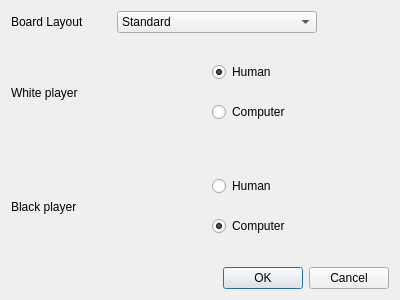
<?xml version="1.0" encoding="UTF-8"?>
<ui version="4.0">
 <class>NewGameDialog</class>
 <widget class="QDialog" name="NewGameDialog">
  <property name="geometry">
   <rect>
    <x>0</x>
    <y>0</y>
    <width>400</width>
    <height>300</height>
   </rect>
  </property>
  <property name="windowTitle">
   <string>New Game</string>
  </property>
  <layout class="QVBoxLayout" name="verticalLayout">
   <item>
    <layout class="QHBoxLayout" name="boardLayoutLayout">
     <item>
      <widget class="QLabel" name="boardLayoutLabel">
       <property name="minimumSize">
        <size>
         <width>100</width>
         <height>0</height>
        </size>
       </property>
       <property name="text">
        <string>Board Layout </string>
       </property>
      </widget>
     </item>
     <item>
      <widget class="QComboBox" name="boardLayout">
       <property name="minimumSize">
        <size>
         <width>200</width>
         <height>0</height>
        </size>
       </property>
       <item>
        <property name="text">
         <string>Standard</string>
        </property>
       </item>
       <item>
        <property name="text">
         <string>Promotion test</string>
        </property>
       </item>
       <item>
        <property name="text">
         <string>Castling test</string>
        </property>
       </item>
       <item>
        <property name="text">
         <string>En passent test</string>
        </property>
       </item>
       <item>
        <property name="text">
         <string>Move into check test</string>
        </property>
       </item>
       <item>
        <property name="text">
         <string>Move out of check test</string>
        </property>
       </item>
       <item>
        <property name="text">
         <string>Stalemate test</string>
        </property>
       </item>
      </widget>
     </item>
     <item>
      <spacer name="horizontalSpacer">
       <property name="orientation">
        <enum>Qt::Horizontal</enum>
       </property>
       <property name="sizeHint" stdset="0">
        <size>
         <width>40</width>
         <height>20</height>
        </size>
       </property>
      </spacer>
     </item>
    </layout>
   </item>
   <item>
    <layout class="QHBoxLayout" name="whiteLayout">
     <item>
      <widget class="QLabel" name="whiteLabel">
       <property name="text">
        <string>White player</string>
       </property>
      </widget>
     </item>
     <item>
      <widget class="QWidget" name="whiteRadioContainer" native="true">
       <layout class="QVBoxLayout" name="verticalLayout_3">
        <item>
         <widget class="QRadioButton" name="whiteHumanRadio">
          <property name="text">
           <string>Human</string>
          </property>
          <property name="checked">
           <bool>true</bool>
          </property>
         </widget>
        </item>
        <item>
         <widget class="QRadioButton" name="whiteComputerRadio">
          <property name="text">
           <string>Computer</string>
          </property>
         </widget>
        </item>
       </layout>
      </widget>
     </item>
    </layout>
   </item>
   <item>
    <layout class="QHBoxLayout" name="blackLayout">
     <item>
      <widget class="QLabel" name="blackLabel">
       <property name="text">
        <string>Black player</string>
       </property>
      </widget>
     </item>
     <item>
      <widget class="QWidget" name="blackRadioContainer" native="true">
       <layout class="QVBoxLayout" name="verticalLayout_2">
        <item>
         <widget class="QRadioButton" name="blackHumanRadio">
          <property name="text">
           <string>Human</string>
          </property>
         </widget>
        </item>
        <item>
         <widget class="QRadioButton" name="blackComputerRadio">
          <property name="text">
           <string>Computer</string>
          </property>
          <property name="checked">
           <bool>true</bool>
          </property>
         </widget>
        </item>
       </layout>
      </widget>
     </item>
    </layout>
   </item>
   <item>
    <widget class="QDialogButtonBox" name="buttonBox">
     <property name="orientation">
      <enum>Qt::Horizontal</enum>
     </property>
     <property name="standardButtons">
      <set>QDialogButtonBox::Cancel|QDialogButtonBox::Ok</set>
     </property>
    </widget>
   </item>
  </layout>
 </widget>
 <resources/>
 <connections>
  <connection>
   <sender>buttonBox</sender>
   <signal>accepted()</signal>
   <receiver>NewGameDialog</receiver>
   <slot>accept()</slot>
   <hints>
    <hint type="sourcelabel">
     <x>248</x>
     <y>254</y>
    </hint>
    <hint type="destinationlabel">
     <x>157</x>
     <y>274</y>
    </hint>
   </hints>
  </connection>
  <connection>
   <sender>buttonBox</sender>
   <signal>rejected()</signal>
   <receiver>NewGameDialog</receiver>
   <slot>reject()</slot>
   <hints>
    <hint type="sourcelabel">
     <x>316</x>
     <y>260</y>
    </hint>
    <hint type="destinationlabel">
     <x>286</x>
     <y>274</y>
    </hint>
   </hints>
  </connection>
 </connections>
</ui>
